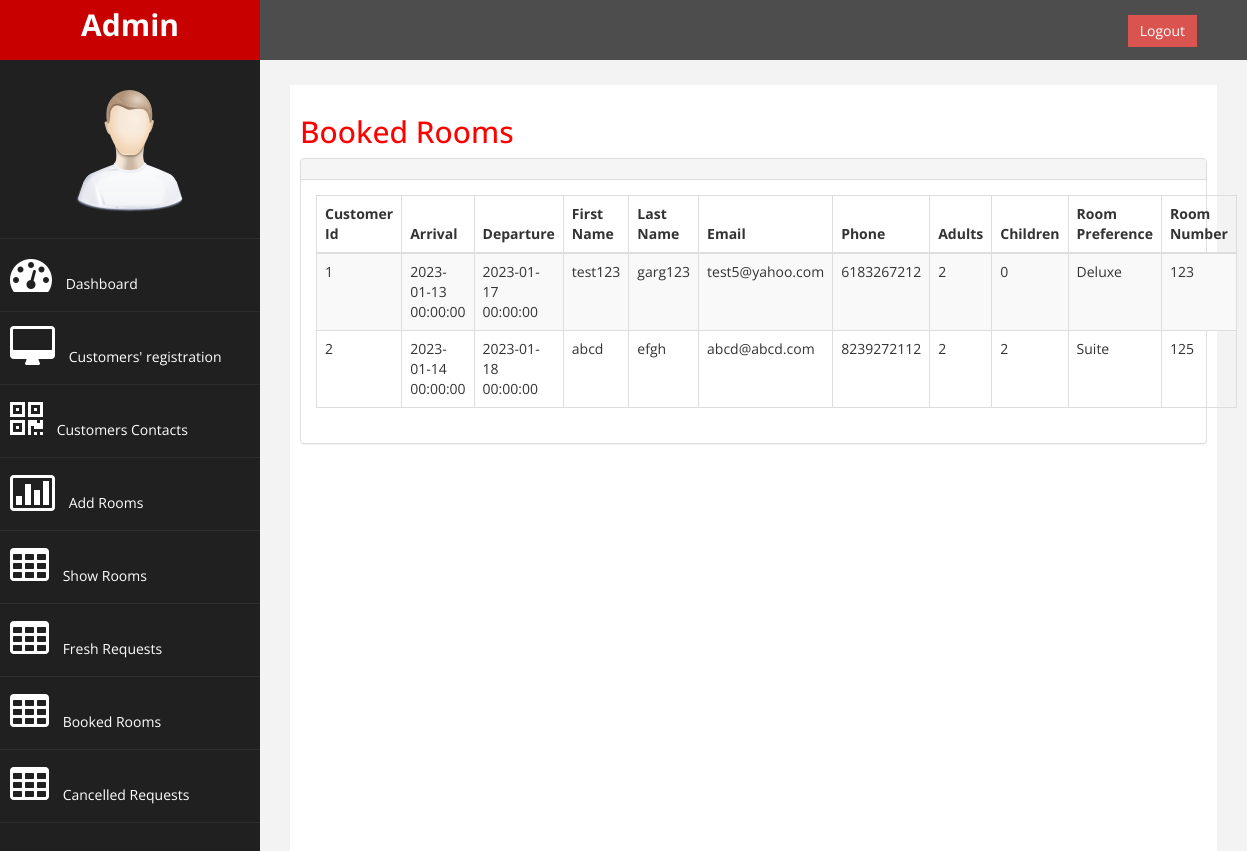
The page /booked_rooms.php (signed in) on the database its author committed.
### tables this page shows
CREATE TABLE IF NOT EXISTS `booking` (
  `arrival` datetime DEFAULT NULL,
  `departure` datetime DEFAULT NULL,
  `first` varchar(20) DEFAULT NULL,
  `last` varchar(20) DEFAULT NULL,
  `email` varchar(20) DEFAULT NULL,
  `phone` varchar(10) DEFAULT NULL,
  `adults` int DEFAULT NULL,
  `children` int DEFAULT NULL,
  `preference` varchar(30) DEFAULT NULL,
  `status` int DEFAULT '0',
  `room_no` int DEFAULT '0',
  `customer_id` int NOT NULL AUTO_INCREMENT,
  PRIMARY KEY (`customer_id`)
);

### dbconn.php (called while the page is built, shortened)
<?php
$con=mysqli_connect("localhost","root","root","project");
function showTable($query)
{
    global $con;
    $result=mysqli_query($con,$query);
    return $result;
}
?>

### booked_rooms.php (the view, shortened to what this page needs)
<?php
include "header.php";
?>
<body>
<div id="wrapper">
<?php
    include "side.php";
    ?>
    <div id="page-wrapper" >
       <div id="page-inner">
       <div class="row">
                <div class="col-md-12">
                    <h2>Booked Rooms</h2>
                </div>
            </div>
<?php
include "dbconn.php";
$y=showTable("select * from booking where status=1 order by arrival asc");
if(mysqli_num_rows($y)==0)
{
    echo "No bookings yet!!";
}
else
{
    ?>
        <div class="row">
            <div class="col-md-12">
                <div class="panel panel-default">
                    <div class="panel-heading"></div>
                    <div class="panel-body">
                        <div class="table-responsive">
                            <table class="table table-striped table-bordered table-hover" id="dataTables-example">
                                <thead>
                                        <tr>
                                            <th>Customer Id</th>
                                            <th>Arrival</th>
                                            <th>Departure</th>
                                            <th>First Name</th>
                                            <th>Last Name</th>
                                            <th>Email</th>
                                            <th>Phone</th>
                                            <th>Adults</th>
                                            <th>Children</th>
                                            <th>Room Preference</th>
                                            <th>Room Number</th>
                                        </tr>
                                    </thead>
                                    <tbody>
    <?php
    }
    while($row=mysqli_fetch_array($y))
    {
        echo"<tr>";
        echo "<td>".$row['customer_id']."</td>";
        echo "<td>".$row['arrival']."</td>";
        echo "<td>".$row['departure']."</td>";
        echo "<td>".$row['first']."</td>";
        echo "<td>".$row['last']."</td>";
        echo "<td>".$row['email']."</td>";
        echo "<td>".$row['phone']."</td>";
        echo "<td>".$row['adults']."</td>";
        echo "<td>".$row['children']."</td>";
        echo "<td>".$row['preference']."</td>";
        echo "<td>".$row['room_no']."</td>";
        echo"</tr>";
    }
    echo"</table>";
	?>
</div>
</div>
</div>
</div>
</div>
</body>

### assets/css/custom.css (style rules this page uses)
body { font-family: 'Open Sans', sans-serif; }
#wrapper { width: 100%; background:#202020; }
#page-wrapper { padding: 15px 15px; min-height: 600px; background:#F3F3F3; }
#page-inner { width:100%; margin:10px 20px 10px 0px; background-color:#fff!important; padding:10px; min-height:1200px; }
h2 { color: #f00; }
@media (min-width:768px) { #page-wrapper { margin: 0 0 0 260px; padding: 15px 30px; min-height: 1200px; } }

### rows shown on the page
booking: customer_id "1", arrival "2023-01-13 00:00:00", departure "2023-01-17 00:00:00", first "test123", last "garg123", email "test5@yahoo.com", phone "6183267212", adults "2", children "0", preference "Deluxe", room_no "123"
booking: customer_id "2", arrival "2023-01-14 00:00:00", departure "2023-01-18 00:00:00", first "abcd", last "efgh", email "abcd@abcd.com", phone "8239272112", adults "2", children "2", preference "Suite", room_no "125"
